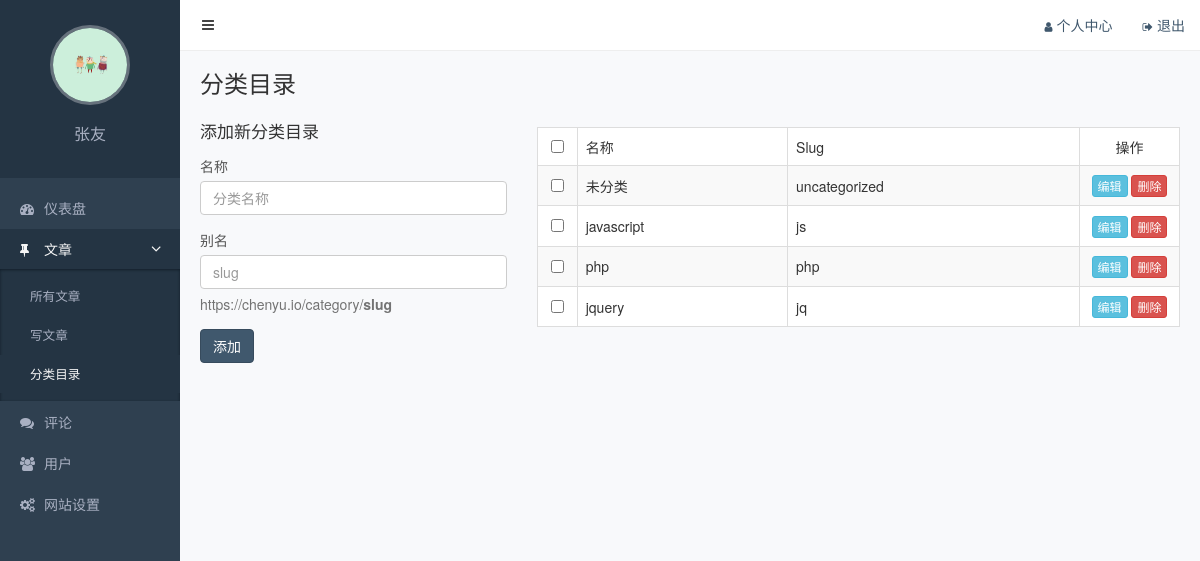
Screenshot of /admin/categories.php (signed in) with the database file from the repository.
### tables this page shows
CREATE TABLE `categories` (
  `id` int(11) NOT NULL AUTO_INCREMENT COMMENT '主键',
  `slug` varchar(200) NOT NULL COMMENT '别名',
  `name` varchar(200) NOT NULL COMMENT '分类名称',
  PRIMARY KEY (`id`),
  UNIQUE KEY `slug` (`slug`)
);

### functions.php (called while the page is built, shortened)
<?php
function xiu_fetch_all($sql){
   $conn=mysqli_connect(DB_HOST,DB_USER,DB_PASS,DB_NAME);
   $query=mysqli_query($conn,$sql);
   $result=array();
   while ($row=mysqli_fetch_assoc($query) ){
   	   $result[]=$row;
   }
   return $result;
}

### admin/categories.php (the view, shortened to what this page needs)
<?php
require_once '../functions.php';
$categories=xiu_fetch_all('select * from categories;');
 ?>
<!DOCTYPE html>
<html lang="zh-CN">
<head>
  <link rel="stylesheet" href="/static/assets/vendors/bootstrap/css/bootstrap.css">
  <link rel="stylesheet" href="/static/assets/vendors/font-awesome/css/font-awesome.css">
  <link rel="stylesheet" href="/static/assets/vendors/nprogress/nprogress.css">
  <link rel="stylesheet" href="/static/assets/css/admin.css">
</head>
<body>
  <div class="main">
   <?php include 'inc/navbar.php'; ?>
    <div class="container-fluid">
      <div class="page-title">
        <h1>分类目录</h1>
      </div>
      <div class="row">
        <div class="col-md-4">
           <?php if (isset($current_edit_category)): ?>
            <form action="<?php echo $_SERVER['PHP_SELF']; ?>?id=<?php echo $current_edit_category['id']; ?>" method="post" novalidate>
            <h2>编辑《 <?php echo $current_edit_category['name']; ?> 》</h2>
            <div class="form-group">
              <label for="name">名称</label>
              <input id="name" class="form-control" name="name" type="text" placeholder="分类名称" value="<?php echo $current_edit_category['name'];?> ">
            </div>
            <div class="form-group">
              <label for="slug">别名</label>
              <input id="slug" class="form-control" name="slug" type="text" placeholder="slug" value="<?php echo $current_edit_category['slug']; ?>">
              <p class="help-block">https://chenyu.io/category/<strong>slug</strong></p>
            </div>
            <div class="form-group">
              <button class="btn btn-primary" type="submit">保存</button>
            </div>
          </form>
           <?php else: ?>
          <form action="<?php echo $_SERVER['PHP_SELF']; ?>" method="post" novalidate>
            <h2>添加新分类目录</h2>
            <div class="form-group">
              <label for="name">名称</label>
              <input id="name" class="form-control" name="name" type="text" placeholder="分类名称">
            </div>
            <div class="form-group">
              <label for="slug">别名</label>
              <input id="slug" class="form-control" name="slug" type="text" placeholder="slug">
              <p class="help-block">https://chenyu.io/category/<strong>slug</strong></p>
            </div>
            <div class="form-group">
              <button class="btn btn-primary" type="submit">添加</button>
            </div>
          </form>
            <?php endif ?>
        </div>
        <div class="col-md-8">
          <table class="table table-striped table-bordered table-hover">
            <thead>
              <tr>
                <th class="text-center" width="40"><input type="checkbox"></th>
                <th>名称</th>
                <th>Slug</th>
                <th class="text-center" width="100">操作</th>
              </tr>
            </thead>
            <tbody>
             <?php foreach ($categories as $item): ?>
                <tr>
                <td class="text-center"><input type="checkbox" data-id="<?php echo $item['id']; ?>"></td>
                <td><?php echo $item['name']; ?></td>
                <td><?php echo $item['slug']; ?></td>
                <td class="text-center">
                  <a href="/admin/categories.php?id=<?php echo $item['id']; ?>" class="btn btn-info btn-xs">编辑</a>
                  <a href="/admin/category-delete.php?id=<?php echo $item['id']; ?>" class="btn btn-danger btn-xs">删除</a>
                </td>
              </tr>
             <?php endforeach ?>
            </tbody>
          </table>
        </div>
      </div>
    </div>
  </div>
  <?php include 'inc/sidebar.php'; ?>
</body>
</html>

### static/assets/css/admin.css (style rules this page uses)
.form-control { box-shadow: none; }
body { background-color: #f8f9fb; -webkit-font-smoothing: antialiased; -moz-osx-font-smoothing: grayscale; }
.main { position: relative; overflow: hidden; min-width: 844px; min-height: 100vh; padding: 70px 5px 20px 185px; }
.main .container-fluid .page-title { overflow: hidden; margin-bottom: 20px; }
.main .container-fluid .page-title h1 { display: inline-block; margin: 0; font-size: 24px; font-weight: 400; }
.main .container-fluid form h2 { margin-top: 5px; margin-bottom: 15px; font-size: 17px; font-weight: 400; }
.main .container-fluid table { background-color: #fff; }
.main .container-fluid th { border-bottom: 1px; font-weight: 400; }
.main .container-fluid td { vertical-align: middle; }
.main .container-fluid label { color: #555; font-weight: normal; }

### rows the page displays
categories: name "未分类", slug "uncategorized"
categories: name "javascript", slug "js"
categories: name "php", slug "php"
categories: name "jquery", slug "jq"

### other values shown
$current_user['nickname'] "张友"
